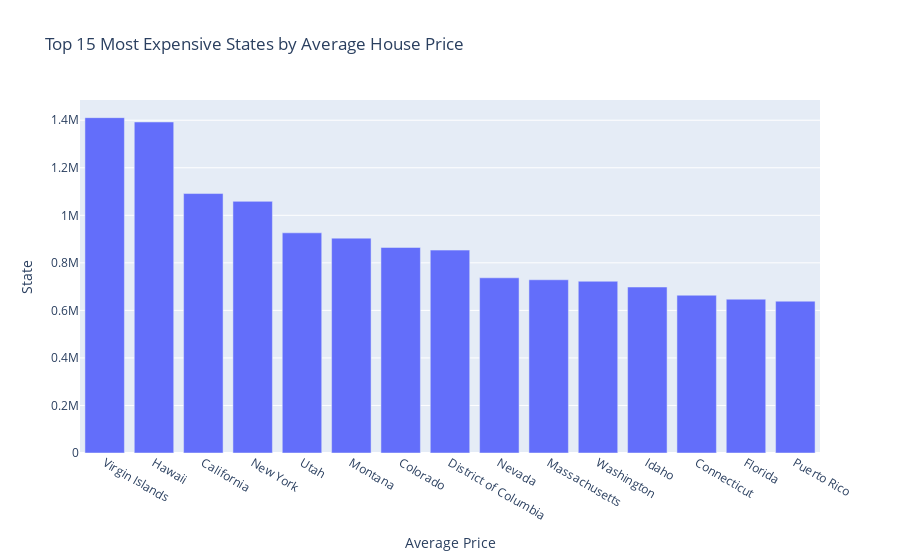

The notebook cell saved with this chart:
### Markdown cell above
### Step 3.1 [Where is the expensive houses in the US?]

### Code cell
# most expensive states
state_avg = df.groupby('state')['price'].mean().sort_values(ascending=False).head(15)
fig = px.bar(state_avg, 
             x=state_avg.index, 
             y=state_avg.values, 
             orientation='v',
             title="Top 15 Most Expensive States by Average House Price")
fig.update_layout(xaxis_title="Average Price", yaxis_title="State")
fig.show()

### Figure 1 — Plotly figure (JSON) as saved in the notebook; plotly's stock layout.template omitted (floating-point values rounded to 4 significant figures)
{"data": [{"alignmentgroup": "True", "hovertemplate": "state=%{x}<br>y=%{y}<extra></extra>", "legendgroup": "", "marker": {"color": "#636efa", "pattern": {"shape": ""}}, "name": "", "offsetgroup": "", "orientation": "v", "showlegend": false, "textposition": "auto", "type": "bar", "x": ["Virgin Islands", "Hawaii", "California", "New York", "Utah", "Montana", "Colorado", "District of Columbia", "Nevada", "Massachusetts", "Washington", "Idaho", "Connecticut", "Florida", "Puerto Rico"], "xaxis": "x", "y": [1411000.0, 1393000.0, 1092000.0, 1059000.0, 926300.0, 903900.0, 864800.0, 853600.0, 737100.0, 728800.0, 722500.0, 698200.0, 663800.0, 647100.0, 638700.0], "yaxis": "y"}], "layout": {"barmode": "relative", "legend": {"tracegroupgap": 0}, "title": {"text": "Top 15 Most Expensive States by Average House Price"}, "xaxis": {"anchor": "y", "domain": [0, 1], "title": {"text": "Average Price"}}, "yaxis": {"anchor": "x", "domain": [0, 1], "title": {"text": "State"}}}}
